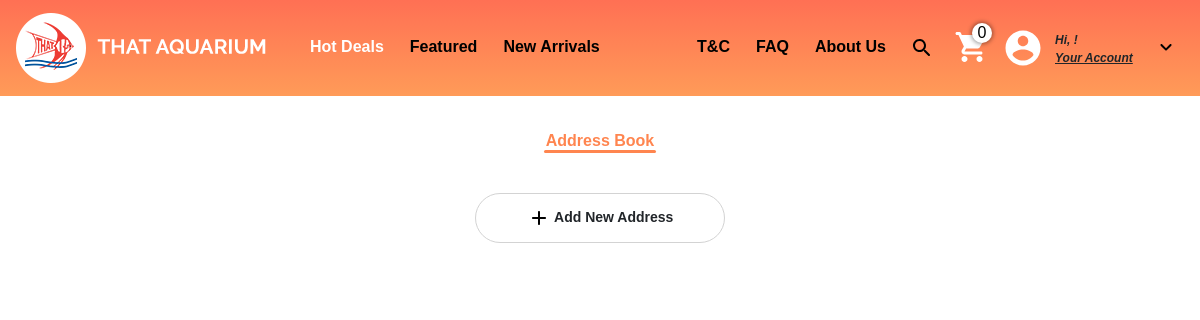
/address/ (signed in), run on an earlier commit of the app's database.
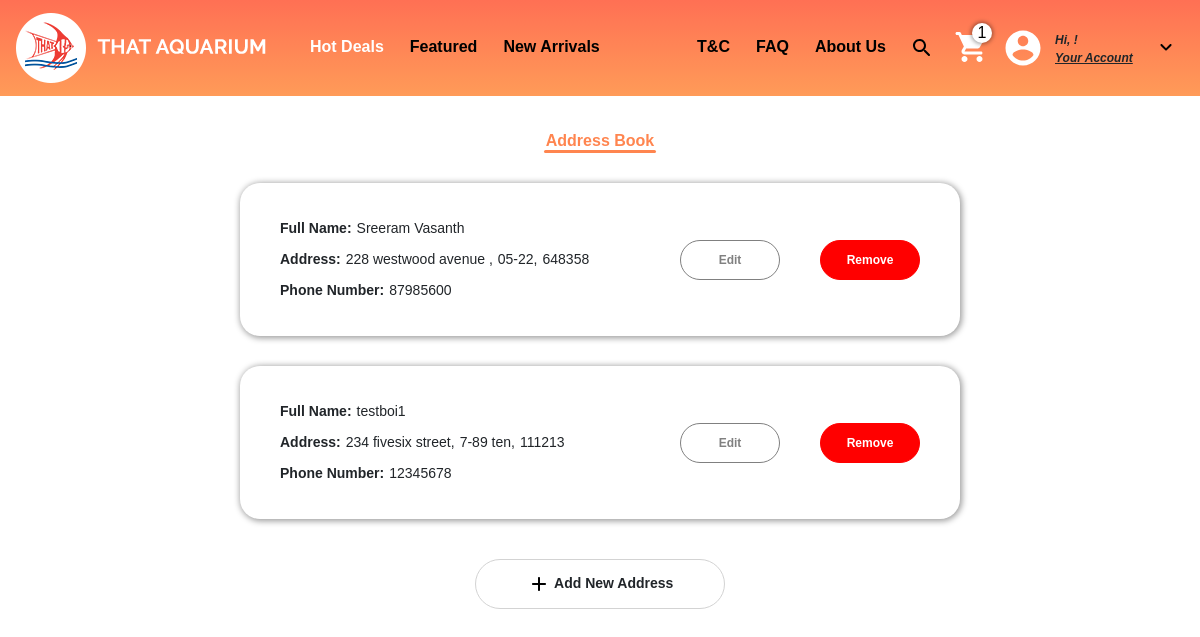
And on a later commit of the database.
### store/models.py (models this page shows)
class Address(models.Model):
    customer = models.ForeignKey(User, on_delete=models.SET_NULL,null=True)
    fullname = models.CharField(max_length=150,null=True)
    phone = models.IntegerField(null=True)
    address1 = models.CharField(max_length=200,null=True)
    address2 = models.CharField(max_length=200,null=True)
    postcode = models.IntegerField(null=True)
    def __str__(self):
        return self.id.__str__()

### store/views.py (the view)
# urls.py: path('address/', views.address, name="address"),
@login_required(login_url="login")
def address(request):
    cartItem = cartItemData(request)
    addresses = addressData(request)
    context = {"cartItems": cartItem,"addresses":addresses}
    return render(request,'home_page/address.html',context)

### store/models.py (called while the page is built)
    @property
    def get_cart_items(self):
        orderitem = self.orderitem_set.all()
        total = sum([item.quantity for item in orderitem])
        return total

### store/utils.py (called while the page is built)
def cartItemData(request):
    if request.user.is_authenticated:
        customer = request.user
        order, created = Order.objects.get_or_create(customer=customer)
        cartItem = order.get_cart_items
    else:
        cartItem,items = CookieCart(request)
    return cartItem

def addressData(request):
    if request.user.is_authenticated:
        customer = request.user
        address = customer.address_set.all()
        print(address)
    return address

### store/templates/home_page/address.html (shortened to what this page needs)
{% extends 'home_page/main.html' %}
{% load static %}
{% block content %}
    <link href = "{% static 'css/address.css' %}" type = "text/css" rel="stylesheet">
    <link href = "{% static 'css/cart.css' %}" type = "text/css" rel="stylesheet">
    <h6 class = "address-header">
        Address Book
        <div class = "address-header-underline"></div>
    </h6>
    <div class = "addresses-list">
        {% for address in addresses %}
            <div class = "address-item">
                <div class = "details">
                    <div class = "details-specific details-specific-1">
                        <p class = "details-text details-name"><b>Full Name:</b></p>
                        <p class = "details-text details-name-value">{{ address.fullname }}</p>
                    </div>
                    <div class = "details-specific details-specific-2">
                        <p class = "details-text details-address"><b>Address:</b></p>
                        <p class = "details-text details-address-value-1">{{ address.address1 }},</p>
                        <p class = "details-text details-address-value-2">{{ address.address2 }},</p>
                        <p class = "details-text details-address-value-3">{{ address.postcode }}</p>
                    </div>
                    <div class = "details-specific details-specific-3">
                        <p class = "details-text details-number"><b>Phone Number:</b></p>
                        <p class = "details-text details-number-value">{{ address.phone }}</p>
                    </div>
                </div>
                <div class = "edit" >Edit</div>
                <div class = "remove" data-id={{ address.id }}>Remove</div>
            </div>
        {% endfor %}
    </div>
    <div class = "new-address">
        <div>
            <img src = "{% static 'images/Shared/add-24px.svg' %}">
            Add New Address
        </div>
    </div>
{% endblock content %}

What changed in the data, as far as the page shows it:
added Address: fullname "Sreeram Vasanth", address1 "228 westwood avenue", address2 "05-22", postcode "648358", phone "87985600"
added Address: fullname "testboi1", address1 "234 fivesix street", address2 "7-89 ten", postcode "111213", phone "12345678"
Also different on the page:
{{ cartItems }}: "0" → "1"
